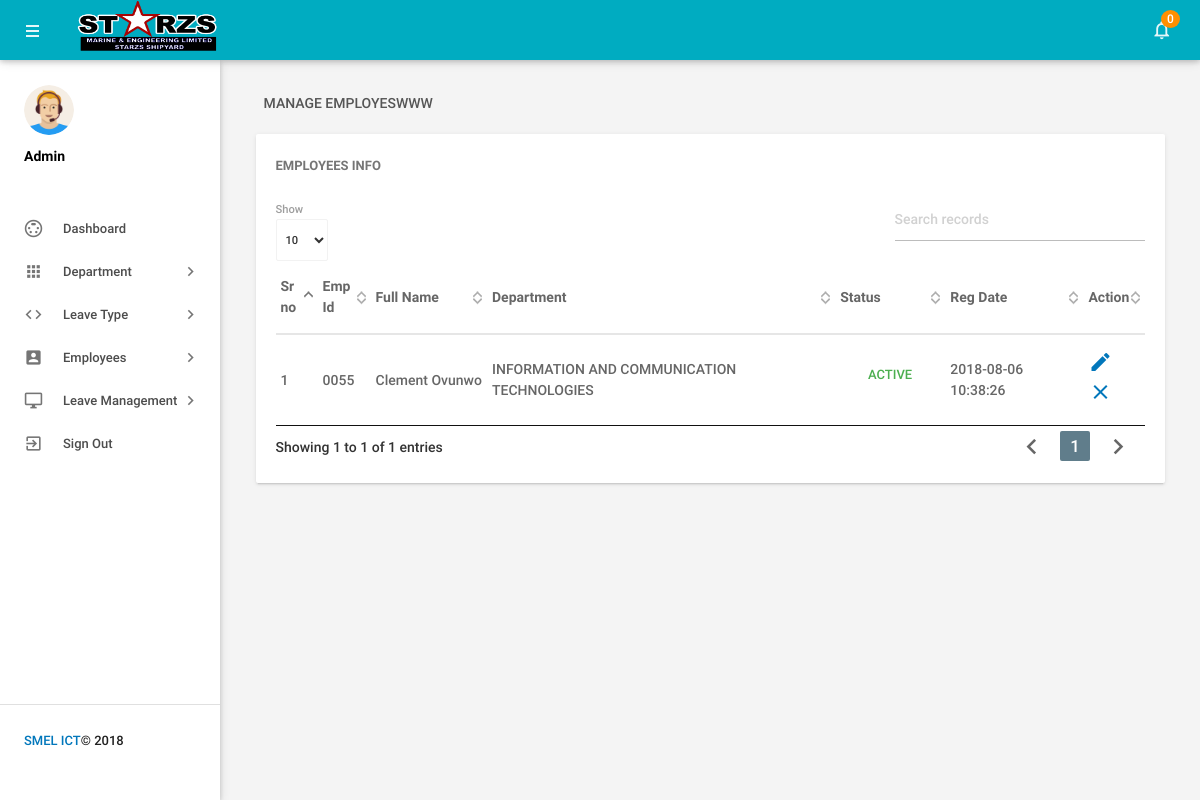
Page /admin/manageemployee.php (signed in) on the committed database.
### tables this page shows
CREATE TABLE `tblemployees` (
  `id` int(11) NOT NULL,
  `EmpId` varchar(100) NOT NULL,
  `FirstName` varchar(150) NOT NULL,
  `LastName` varchar(150) NOT NULL,
  `EmailId` varchar(200) NOT NULL,
  `Password` varchar(180) NOT NULL,
  `Gender` varchar(100) NOT NULL,
  `Dob` varchar(100) NOT NULL,
  `Department` varchar(255) NOT NULL,
  `Address` varchar(255) NOT NULL,
  `City` varchar(200) NOT NULL,
  `Country` varchar(150) NOT NULL,
  `Phonenumber` char(11) NOT NULL,
  `Status` int(1) NOT NULL,
  `RegDate` timestamp NOT NULL DEFAULT CURRENT_TIMESTAMP
);

### admin/manageemployee.php (the view, shortened to what this page needs)
<?php
include('includes/config.php');
if(strlen($_SESSION['alogin'])==0)
    {
header('location:index.php');
}
else{
 ?>
<!DOCTYPE html>
<html lang="en">
    <head>
        <link type="text/css" rel="stylesheet" href="../assets/plugins/materialize/css/materialize.min.css"/>
        <link href="../assets/plugins/material-preloader/css/materialPreloader.min.css" rel="stylesheet">
        <link href="../assets/plugins/datatables/css/jquery.dataTables.min.css" rel="stylesheet">
        <link href="../assets/css/alpha.min.css" rel="stylesheet" type="text/css"/>
        <link href="../assets/css/custom.css" rel="stylesheet" type="text/css"/>
    </head>
    <body>
       <?php include('includes/header.php');?>
       <?php include('includes/sidebar.php');?>
            <main class="mn-inner">
                <div class="row">
                    <div class="col s12">
                        <div class="page-title">Manage EmployesWWW</div>
                    </div>
                    <div class="col s12 m12 l12">
                        <div class="card">
                            <div class="card-content">
                                <span class="card-title">Employees Info</span>
                                <table id="example" class="display responsive-table ">
                                    <thead>
                                        <tr>
                                            <th>Sr no</th>
                                            <th>Emp Id</th>
                                            <th>Full Name</th>
                                            <th>Department</th>
                                             <th>Status</th>
                                             <th>Reg Date</th>
                                            <th>Action</th>
                                        </tr>
                                    </thead>
                                    <tbody>
<?php $sql = "SELECT EmpId,FirstName,LastName,Department,Status,RegDate,id from  tblemployees";
$query = $dbh -> prepare($sql);
$query->execute();
$results=$query->fetchAll(PDO::FETCH_OBJ);
$cnt=1;
if($query->rowCount() > 0)
{
foreach($results as $result)
{               ?>
                                        <tr>
                                            <td> <?php echo htmlentities($cnt);?></td>
                                            <td><?php echo htmlentities($result->EmpId);?></td>
                                            <td><?php echo htmlentities($result->FirstName);?>&nbsp;<?php echo htmlentities($result->LastName);?></td>
                                            <td><?php echo htmlentities($result->Department);?></td>
                                             <td><?php $stats=$result->Status;
if($stats){
                                             ?>
                                                 <a class="waves-effect waves-green btn-flat m-b-xs">Active</a>
                                                 <?php } else { ?>
                                                 <a class="waves-effect waves-red btn-flat m-b-xs">Inactive</a>
                                                 <?php } ?>
                                             </td>
                                              <td><?php echo htmlentities($result->RegDate);?></td>
                                            <td><a href="editemployee.php?empid=<?php echo htmlentities($result->id);?>"><i class="material-icons">mode_edit</i></a>
                                        <?php if($result->Status==1)
 {?>
<a href="manageemployee.php?inid=<?php echo htmlentities($result->id);?>" onclick="return confirm('Are you sure you want to inactive this Employe?');"" > <i class="material-icons" title="Inactive">clear</i>
<?php } else {?>
                                            <a href="manageemployee.php?id=<?php echo htmlentities($result->id);?>" onclick="return confirm('Are you sure you want to active this employee?');""><i class="material-icons" title="Active">done</i>
                                            <?php } ?> </td>
                                        </tr>
                                         <?php $cnt++;} }?>
                                    </tbody>
                                </table>
                            </div>
                        </div>
                    </div>
                </div>
            </main>
        </div>
        <div class="left-sidebar-hover"></div>
    </body>
</html>
<?php } ?>

### rows in the picture
tblemployees: EmpId "0055", FirstName "Clement", LastName "Ovunwo", Department "INFORMATION AND COMMUNICATION TECHNOLOGIES", Status "ACTIVE", RegDate "2018-08-06 10:38:26"

### other values in the picture
$unreadcount "0"
